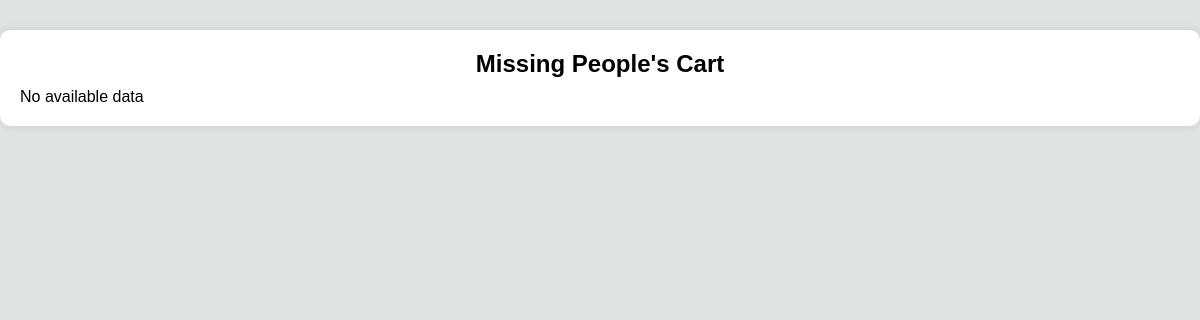
Page /case_cart/ (signed in) on the earlier database version.
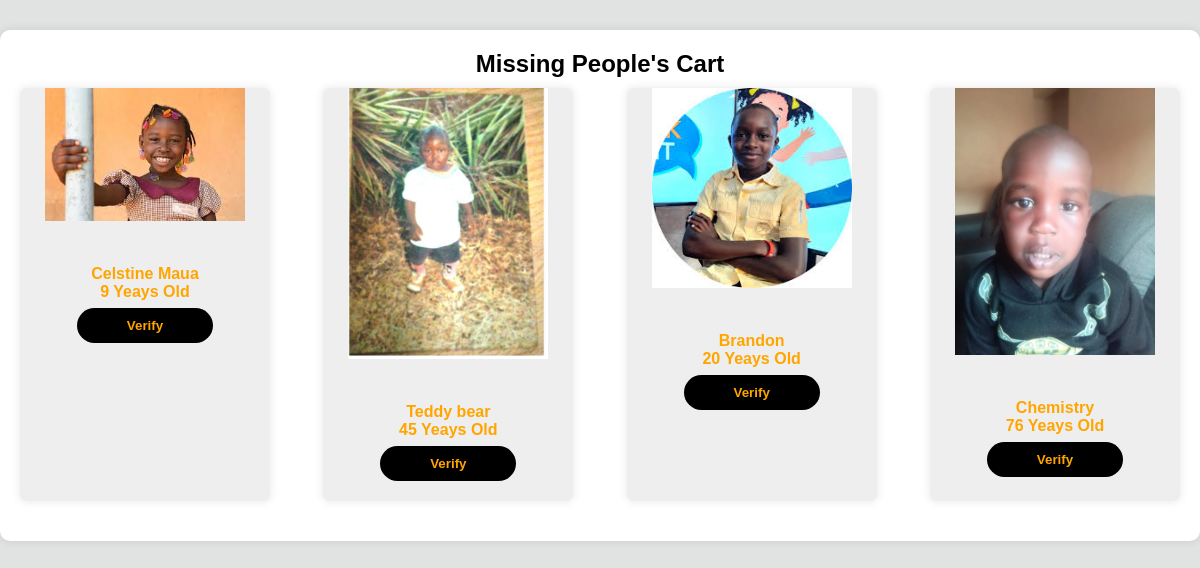
Same page on the later database version.
### picApp/models.py (models this page shows, shortened)
class MissingChild(models.Model):
    GENDER_CHOICES = (
        ('M', 'Male'),
        ('F', 'Female'),
        ('O', 'Other'),
    )
    name = models.CharField(max_length=100)
    age = models.PositiveIntegerField(default=0)
    gender = models.CharField(max_length=1, choices=GENDER_CHOICES, default='O')
    image = models.ImageField(upload_to='')
    image_encoding = models.BinaryField()
    date_missing = models.DateField()
    place_of_birth = models.CharField(max_length=100)
    last_seen = models.CharField(max_length=100)
    guardian_name = models.CharField(max_length=100)
    guardian_contact = models.CharField(max_length=50)
    isverified = models.BooleanField(default=False)
    class Meta:
        unique_together = ('name', 'age', 'gender', 'date_missing')

### picApp/views.py (the view)
# urls.py: path('case_cart/', case_cart, name="cart"),
@login_required
def case_cart(request):
    cases = MissingChild.objects.filter(isverified=False)
    return render(request,'picApp/cart.html', {"cases":cases})

### picApp/templates/picApp/cart.html (shortened to what this page needs)
{% load static %}
<!DOCTYPE html>
<html lang="en">
<head>
    <link rel="stylesheet" href="{% static 'style.css' %}">
</head>
<body>
    <div class="container mt-4">
        <h2>Missing People's Cart</h2>
        <div class="missing-person">
            {% if cases %}
            {% for c in cases %}
            <div class="missing">
                <div class="missing-img">
                    <img src="{{ c.image.url }}" alt="missing person image">
                </div>
                <div class="missing-name">
                    <h4><b>{{ c.name}}</b></h4>
                    <p><b>{{ c.age }} Yeays Old</b></p>
                    <a href="{% url 'verify_case' c.id %}"><button class="btn btn-primary"><b>Verify</b></button></a>
                </div>
            </div>
           {% endfor %}
           {% else %}
             <p>No available data</p>
           {% endif %}
        </div>
    </div>
</body>
</html>

### static/style.css (style rules this page uses)
.missing-person { padding-top: 10px; display: flex; flex-wrap: wrap; justify-content: space-between; }
.missing { width: calc(25% - 40px); max-width: 250px; margin-bottom: 20px; background-color: #eeeeee; border-radius: 6px; box-shadow: 0 0 10px rgba(0, 0, 0, 0.1); }
.missing-img img { width: 100%; height: auto; }
.missing-name { padding: 20px; }
.missing-name .btn { background-color: black; border: none; padding: 10px; margin-top: 7px; border-radius: 20px; }
.missing-name .btn { padding-left: 50px; padding-right: 50px; border-radius: 20px; }
* { margin: 0; padding: 0; box-sizing: border-box; }
a { text-decoration: none; }
:root { --poppins: 'Poppins', sans-serif; --lato: 'Lato', sans-serif; --light: #F9F9F9; --blue: orange; --light-blue: #CFE8FF; --grey: #eee; --dark-grey: #AAAAAA; --dark: #342E37; --red: #DB504A; --yellow: #FFCE26; --light-yellow: #FFF2C6; --orange: #FD7238; --light-orange: #FFE0D3; }
html { overflow-x: hidden; }
body { background: var(--grey); overflow-x: hidden; }
body { margin: 0; padding: 0; }
body { font-family: Arial, sans-serif; background-color: #e1e2e2; }
.container { margin-bottom: 50px; margin-top: 30px; padding: 20px; border-radius: 10px; background-color: #fff; box-shadow: 0px 0px 10px rgba(0, 0, 0, 0.1); }
.container { text-align: center; }
.container img { max-width: 200px; margin-bottom: 20px; }
.container b { color: orange; }

Differences in the rows shown:
added MissingChild: shows a picture, name "Celstine Maua", age "9"
added MissingChild: shows a picture, name "Teddy bear", age "45"
added MissingChild: shows a picture, name "Brandon", age "20"
added MissingChild: shows a picture, name "Chemistry", age "76"
Other differences:
text no longer shown: "No available data"
